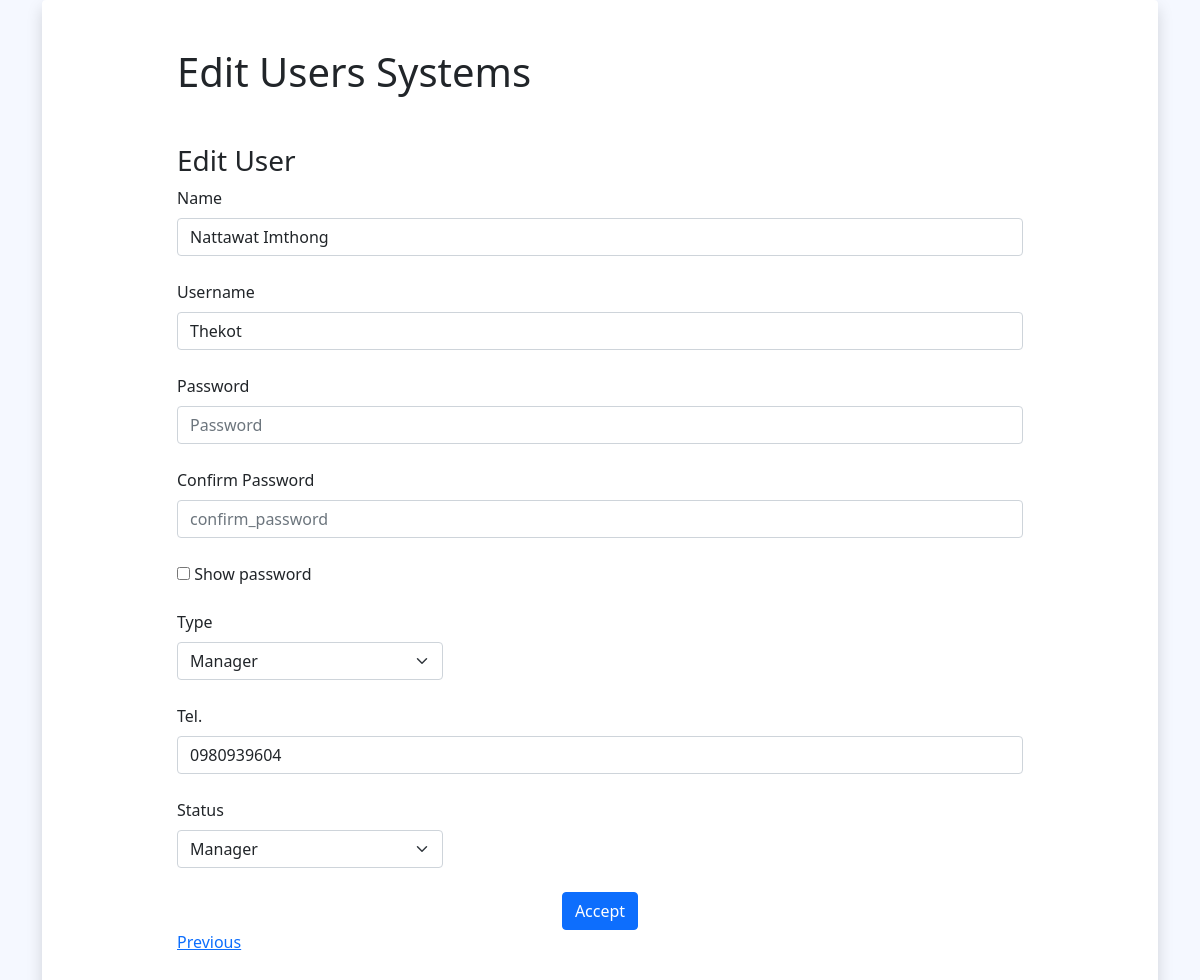
Screenshot of /user-form-update.php?id=1 (signed in) with the database file from the repository.
### tables this page shows
CREATE TABLE `employee` (
  `id_emp` int(10) NOT NULL,
  `username` varchar(25) NOT NULL,
  `password` varchar(25) NOT NULL,
  `name` varchar(70) NOT NULL,
  `tel` varchar(10) NOT NULL,
  `type` varchar(10) NOT NULL,
  `status` varchar(20) NOT NULL,
  `create_at` datetime NOT NULL,
  `update_at` datetime NOT NULL
);

### user-form-update.php (the view, shortened to what this page needs)
<?php
 require_once('connect.php');
 $sql = "SELECT * FROM employee WHERE id_emp = '".mysqli_real_escape_string($conn, $_GET['id'])."' ";
 $result = mysqli_query($conn, $sql);
 $row = mysqli_fetch_assoc($result);
?>
<!DOCTYPE html>
<html lang="en">
<head>
    <link href="https://cdn.jsdelivr.net/npm/bootstrap@5.1.3/dist/css/bootstrap.min.css" rel="stylesheet">
</head>
<body>
<div class="flex-container">
    <div class="container">
        <div class="shadow rounded p-5 bg-body h-100">
            <div class="row justify-content-center">
                <div class="col-md-10">
                    <h1 class="mb-5"> Edit Users Systems </h1>
                    <h3>Edit User</h3>
                    <form class="row gy-4" action="user-update.php" method="POST">
                        <div class="col-md-12">
                            <label for="full" class="form-label">Name</label>
                            <input type="text" class="form-control" id="full" name="name" placeholder="Name of Products" value="<?php echo $row['name'] ?>"required>
                        </div>
                        <div class="col-md-12">
                            <label for="username" class="form-label">Username</label>
                            <input type="text" class="form-control" id="username" name="username" placeholder="Name of Products" value="<?php echo $row['username'] ?>"required>
                        </div>
                        <div class="col-md-12">
                            <label for="password" class="form-label">Password</label>
                            <input type="password" class="form-control" id="password" name="password" placeholder="Password" value="">
                        </div>
                        <div class="col-md-12">
                            <label for="confirm_password" class="form-label">Confirm Password</label>
                            <input type="password" class="form-control" id="confirm_password" name="confirm_password" placeholder="confirm_password" value="">
                        </div>
                        <div>
                            <input type="checkbox" onclick="myFunction()"> Show password</input>
                        </div>
                        <div class="col-md-4">
                            <label for="type" class="form-label">Type</label>
                            <select class="form-select" id="type" name="type" required>
                                <option value="<?php echo $row['type'] ?>"><?php echo $row['type'] ?></option>
                            </select>
                        </div>
                        <div class="col-md-12">
                            <label for="tel" class="form-label">Tel.</label>
                            <input type="text" class="form-control" id="tel" name="tel" placeholder="Tel" value="<?php echo $row['tel'] ?>"required>
                        </div>
                        <div class="col-md-4">
                            <label for="status" class="form-label">Status</label>
                            <select class="form-select" id="status" name="status" required>
                                <option value="<?php echo $row['status'] ?>"><?php echo $row['status'] ?></option>
                            </select>
                        </div>
                        <div class="col-12">
                            <button type="submit" name="submit" class="btn btn-primary d-block mx-auto">Accept</button>
                        </div>
                    </form>
                    <a href="user-crud.php">Previous</a>
                </div>
            </div>
        </div>
    </div>
</div>
</body>
</html>

### user-form-update.php (style rules this page uses)
.flex-container { display: flex; align-items: center; justify-content: center; min-height: 100vh; background-color: #F5F8FF; }

### rows the page displays
employee: name "Nattawat Imthong", username "Thekot", type "Manager", tel "0980939604", status "Manager"
